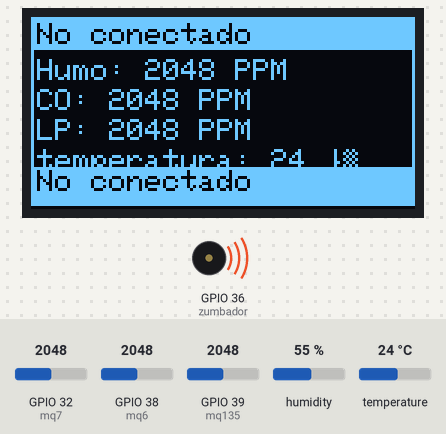
Recording of a sketch running on a simulated ESP32. Shown: 128×64 one-colour display, buzzer (waves = sounding, pin HIGH). The test bench sets the inputs (shaded band); at power-on: temperature 24 °C, GPIO 32 (mq7) = 2048, GPIO 38 (mq6) = 2048, GPIO 39 (mq135) = 2048, humidity 55 %. WiFi joins after 1.5 s; servers stay silent unless stated; no MQTT or app messages arrive unless stated.

Above: at 7.2 s.
At 15.6 s:
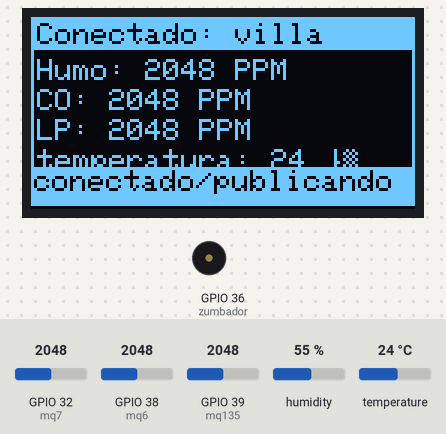
15.7 s: temperature set to 12 °C
At 23.6 s:
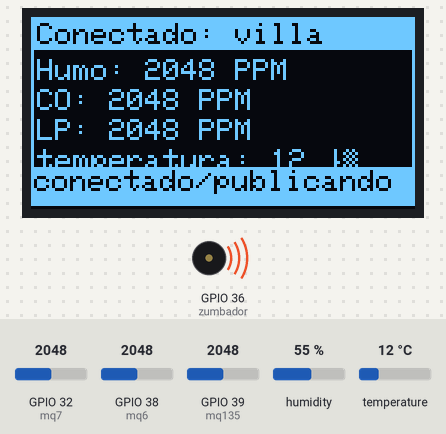
Timing chart, 0 to 29.8 s (numbered marks = the images above; inputs shaded):
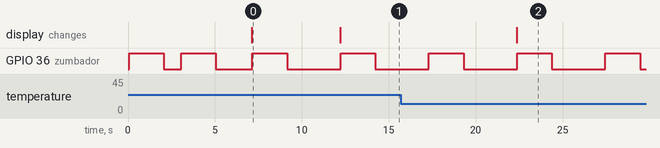

Measured:
- after the input at 15.7 s, the display: changes after 6.7 s (image 2)
- what the display in image 0 shows lasts 5.1 s, from 7.1 s to 12.2 s

The sketch:

proyecto.ino
```cpp
#include <SPI.h>
#include <Wire.h>
#include <Adafruit_GFX.h>
#include <Adafruit_SSD1306.h>
#include <PubSubClient.h>
#include "WiFi.h"
#include <DHT.h>

/******************************DISPLAY*********************************************/
// Declaration for SSD1306 display connected using software SPI (default case):
#define OLED_MOSI  18 //default 9
#define OLED_CLK   5 //default 10
#define OLED_DC    27 //default 11
#define OLED_CS    12
#define OLED_RESET 13

#define SCREEN_WIDTH 128 // Anchura del display en pixeles
#define SCREEN_HEIGHT 64 //Altura del display en pixeles

Adafruit_SSD1306 display(SCREEN_WIDTH, SCREEN_HEIGHT,
  OLED_MOSI, OLED_CLK, OLED_DC, OLED_RESET, OLED_CS);


/*********************************  valores para el zumbaor  **************************************/
#define zumbador A0//pendiente

/*********************************  valores para la conexion con ubidots  **************************************/
#define TOKEN "BBFF-BHYz9cvSDQyJVRZrA0ndtBW4Sb1QJC" // Put your Ubidots' TOKEN
#define MQTT_CLIENT_NAME "esp32" // nombre que usara la placa para publicar
#define VARIABLE_LABEL_1 "DHT11" // Assing the variable label
#define VARIABLE_LABEL_2 "MQ6" // Assing the variable label
#define VARIABLE_LABEL_3 "MQ7" // Assing the variable label
#define VARIABLE_LABEL_4 "mq135" // Assing the variable label
#define DEVICE_LABEL "esp32" // Assig the device label

char mqttBroker[]  = "ldhiot7.industrial.ubidots.com";
char payload[100];
char topic[150];

// Space to store values to send
char str_sensor[10];
char str_lat[6];
char str_lng[6];
WiFiClient ubidots;
PubSubClient client(ubidots);

/******************pines de los sensores conectados****************************************/
#define mq135 A3  /*entrada digital humo*/
#define mq7 A4    /*entrada digital monoxido de carbono*/
#define mq6 A2    /*entrada digital gas lp*/
#define dht11 A1  /*entrada digital temperatura*/


// Dependiendo del tipo de sensor
#define DHTTYPE DHT11

// Inicializamos el sensor DHT11
DHT dht(dht11, DHTTYPE);
//*****************************variables para el wifi**********************************************
const char* ssid = "villa";
const char* password = "villa12345";

void setup() {
  Serial.begin(9600);
  display.begin(SSD1306_SWITCHCAPVCC); // Inicia la comunicacion.
  conectar_wifi();
  //inicia la comuniacion con el servidor de ubidots
  client.setServer(mqttBroker, 1883);
  client.setCallback(callback);
  pinMode(zumbador, OUTPUT);
  dht.begin();
}

void conectar_wifi(){
  WiFi.begin(ssid, password); /*Conectarse a la inalambrica*/
}

void callback(char* topic, byte* payload, unsigned int length) {
  char p[length + 1];
  memcpy(p, payload, length);
  p[length] = NULL;
  String message(p);
  Serial.write(payload, length);
  Serial.println(topic);
}

void reconnect() {//reconectar al servidor de ubidots
  client.connect(MQTT_CLIENT_NAME, TOKEN, "");
}

void publicar_variable1(){
  sprintf(topic, "%s%s", "/v1.6/devices/", DEVICE_LABEL);
  sprintf(payload, "%s", ""); // Cleans the payload
  sprintf(payload, "{\"%s\":", VARIABLE_LABEL_1); // Adds the variable label
  float sensor = dht.readTemperature();;
  float lat = 6.101;
  float lng= -1.293;

  /* 4 is mininum width, 2 is precision; float value is copied onto str_sensor*/
  dtostrf(sensor, 4, 2, str_sensor);
  dtostrf(lat, 4, 2, str_lat);
  dtostrf(lng, 4, 2, str_lng);

  sprintf(payload, "%s {\"value\": %s", payload, str_sensor); // Adds the value
  sprintf(payload, "%s, \"context\":{\"lat\": %s, \"lng\": %s}", payload, str_lat, str_lng); // Adds coordinates
  sprintf(payload, "%s } }", payload); // Closes the dictionary brackets
  client.publish(topic, payload);
}

void publicar_variable2(){
  sprintf(topic, "%s%s", "/v1.6/devices/", DEVICE_LABEL);
  sprintf(payload, "%s", ""); // Cleans the payload
  sprintf(payload, "{\"%s\":", VARIABLE_LABEL_2); // Adds the variable label
  float sensor = analogRead(mq6);
  float lat = 6.101;
  float lng= -1.293;

  /* 4 is mininum width, 2 is precision; float value is copied onto str_sensor*/
  dtostrf(sensor, 4, 2, str_sensor);
  dtostrf(lat, 4, 2, str_lat);
  dtostrf(lng, 4, 2, str_lng);

  sprintf(payload, "%s {\"value\": %s", payload, str_sensor); // Adds the value
  sprintf(payload, "%s, \"context\":{\"lat\": %s, \"lng\": %s}", payload, str_lat, str_lng); // Adds coordinates
  sprintf(payload, "%s } }", payload); // Closes the dictionary brackets
  client.publish(topic, payload);
}
void publicar_variable3(){
  sprintf(topic, "%s%s", "/v1.6/devices/", DEVICE_LABEL);
  sprintf(payload, "%s", ""); // Cleans the payload
  sprintf(payload, "{\"%s\":", VARIABLE_LABEL_3); // Adds the variable label
  float sensor = analogRead(mq7);
  float lat = 6.101;
  float lng= -1.293;

  /* 4 is mininum width, 2 is precision; float value is copied onto str_sensor*/
  dtostrf(sensor, 4, 2, str_sensor);
  dtostrf(lat, 4, 2, str_lat);
  dtostrf(lng, 4, 2, str_lng);

  sprintf(payload, "%s {\"value\": %s", payload, str_sensor); // Adds the value
  sprintf(payload, "%s, \"context\":{\"lat\": %s, \"lng\": %s}", payload, str_lat, str_lng); // Adds coordinates
  sprintf(payload, "%s } }", payload); // Closes the dictionary brackets
  client.publish(topic, payload);
}
void publicar_variable4(){
  sprintf(topic, "%s%s", "/v1.6/devices/", DEVICE_LABEL);
  sprintf(payload, "%s", ""); // Cleans the payload
  sprintf(payload, "{\"%s\":", VARIABLE_LABEL_4); // Adds the variable label
  float sensor = analogRead(mq135);
  float lat = 6.101;
  float lng= -1.293;

  /* 4 is mininum width, 2 is precision; float value is copied onto str_sensor*/
  dtostrf(sensor, 4, 2, str_sensor);
  dtostrf(lat, 4, 2, str_lat);
  dtostrf(lng, 4, 2, str_lng);

  sprintf(payload, "%s {\"value\": %s", payload, str_sensor); // Adds the value
  sprintf(payload, "%s, \"context\":{\"lat\": %s, \"lng\": %s}", payload, str_lat, str_lng); // Adds coordinates
  sprintf(payload, "%s } }", payload); // Closes the dictionary brackets
  client.publish(topic, payload);
}

void loop() {
  int adc_mq135 = 0;
  int adc_mq7 = 0;
  int adc_mq6 = 0;
  int adc_dht11 = 0;

  display.clearDisplay();             //Limpiar pantalla
  display.setTextSize(1);             // tamaño de letra
  display.setTextColor(BLACK);        // color del texto

  //validar si esta conectado
  if(WiFi.status() == WL_CONNECTED)
  {
    display.fillRect(0, 0, 128, 10, WHITE);
    display.setCursor(2,2);
    display.println(String("Conectado: ")+ssid);
  }
  else
  {
    display.fillRect(0, 0, 128, 10, WHITE);
    display.setCursor(2,2);
    display.println(String("No conectado"));

    conectar_wifi();
  }

  display.drawRect(0, 10, 128, 53, WHITE);
  display.setTextColor(WHITE);
  /* descomentar lo siguiente si se quiere mostrar la ip*/
  //display.setCursor(1,13);
  //display.println("IP:");
  //display.setCursor(20,13);
  //display.println(WiFi.localIP());

  //lectura para el mq135
  adc_mq135 = analogRead(mq135);
  display.setCursor(2,14);
  display.println(String("Humo: ")+adc_mq135+String(" PPM"));

  //lectura para el mq7
  display.setCursor(2,24);
  adc_mq7 = analogRead(mq7);
  display.println(String("CO: ")+adc_mq7+String(" PPM") );

  //lectura para el mq6
  display.setCursor(2,34);
  adc_mq6 = analogRead(mq6);
  display.println(String("LP: ")+adc_mq6+String(" PPM") );

  //lectura para el DHT11
  display.setCursor(2,44);
  adc_dht11 = dht.readTemperature();
  display.println(String("temperatura: ")+adc_dht11+String(" °") );

  if(adc_mq135>2000 || adc_mq7>2000 || adc_mq6>200 || adc_dht11>35)
  {
    digitalWrite(zumbador, HIGH);    // inicia el zumbido
    delay(2000);
    digitalWrite(zumbador, LOW);
    delay(1000);
  }
  else
  {
    digitalWrite(zumbador, LOW);              // lo detiene a los dos segundos
  }

  display.fillRect(0, 50, 128, 12, WHITE);
  display.setTextColor(BLACK);
  if (!client.connected()) {
    display.setCursor(2,51);
    display.println("No conectado");
    digitalWrite(zumbador, HIGH);    // inicia el zumbido
    delay(2000);
    digitalWrite(zumbador, LOW);              // lo detiene a los dos segundos
    reconnect();
  }
  else
  {
    display.setCursor(1,51);
    display.println("conectado/publicando");
    publicar_variable1();
    publicar_variable2();
    publicar_variable3();
    publicar_variable4();
    client.loop();
  }
  delay(2000);
  display.display();
}
```
